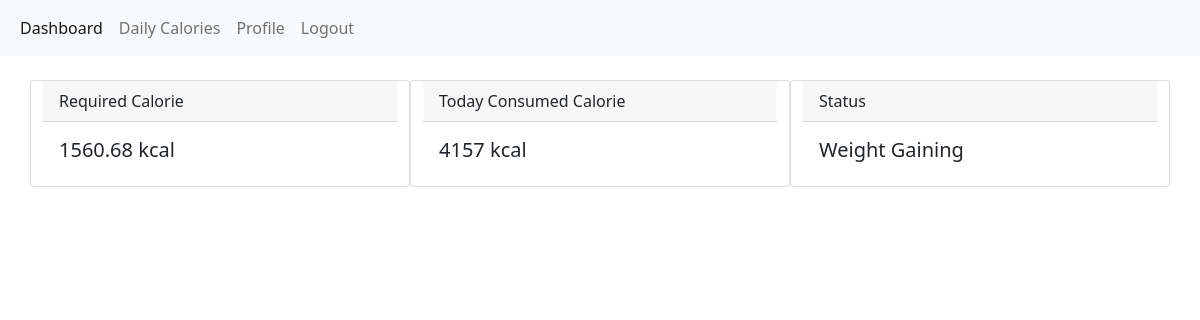
Page /dashboard/ (signed in) on the earlier database version.
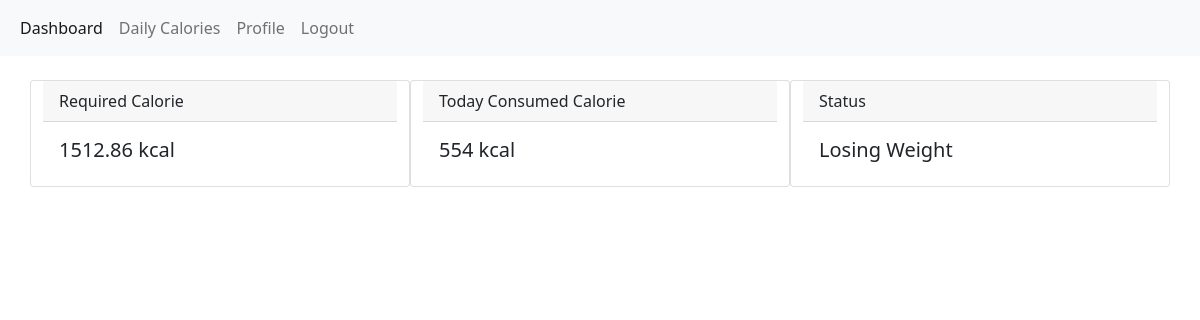
Same page on the later database version.
### Calorie/models.py (models this page shows, shortened)
class ProfileModel(models.Model):
    GENDER_CHOICES = [
        ('Male','Male'),
        ('Female', 'Female'),
    ]
    user = models.OneToOneField(User, on_delete=models.CASCADE, related_name='user_profile')
    name = models.CharField(max_length=200, null=True)
    age = models.PositiveIntegerField(null=True, help_text='age in year')
    weight = models.DecimalField(max_digits=10, decimal_places=2, null=True, help_text='weight in kg')
    height = models.DecimalField(max_digits=10, decimal_places=2, null=True, help_text='height in cm')
    bmr = models.DecimalField(max_digits=10, decimal_places=2, null=True)
    gender = models.CharField(choices=GENDER_CHOICES, max_length=12, null=True)

### Calorie/views.py (the view)
# urls.py: path('dashboard/',dashboard, name='dashboard'),
@login_required
def dashboard(request):
    user = request.user
    today = timezone.now().date()
    today_consumed = ConsumedCaloryModel.objects.filter(
        user = user,
        date = today
    ).aggregate(total_calory = Sum('calory'))['total_calory'] or 0
    try:
        req_calorie = request.user.user_profile.bmr
    except ProfileModel.DoesNotExist:
        req_calorie = 0
    if today_consumed == req_calorie:
        status = 'Normal'
    elif today_consumed > req_calorie:
        status = 'Weight Gaining'
    else:
        status = 'Losing Weight'
    context = {
        'today_consumed': today_consumed,
        'req_calorie': req_calorie,
        'status': status
    }
    return render(request, 'dashboard.html',context)

### Calorie/templates/dashboard.html (shortened to what this page needs)
{% extends 'master/base.html' %}
{% block content %}
  <div class="row mt-4">
    <div class="card col-md-4">
      <div class="card-header">Required Calorie</div>
      <div class="card-body">
        <h5 class="card-title">{{req_calorie}} kcal</h5>
      </div>
    </div>
    <div class="card col-md-4">
      <div class="card-header">Today Consumed Calorie</div>
      <div class="card-body">
        <h5 class="card-title">{{today_consumed}} kcal</h5>
      </div>
    </div>
    <div class="card col-md-4">
      <div class="card-header">Status</div>
      <div class="card-body">
        <h5 class="card-title">{{status}}</h5>
      </div>
    </div>
  </div>
{% endblock %}

Differences in the rows shown:
changed ProfileModel: bmr "1560.68" → "1512.86"
Other differences:
{{ today_consumed }}: "4157" → "554"
{{ status }}: "Weight Gaining" → "Losing Weight"
